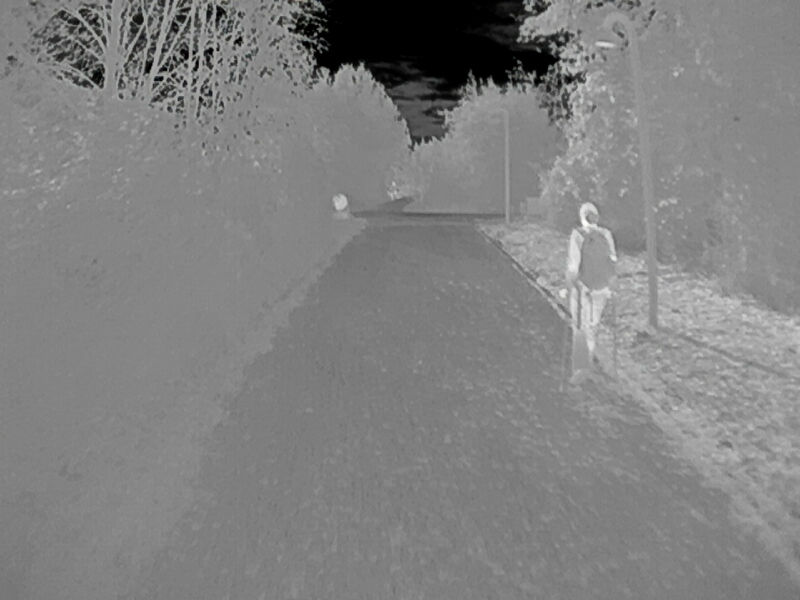
#> input picture catkin_ws/src/persondetection/src/testing/test_img/ircam1571825132561437576.png, 800 x 600 px
$ python -i thresholding.py   (imports and definitions only)   (older library calls are emulated)
#> lines starting #> are read from the running program, lines starting #| are printed output that depends on the picture; after the words box and inside, x2 and y2 are one past the last pixel; in counts of white or black regions, pixels touching at a corner belong together
#!/usr/bin/env python3
import glob
import cv2
import numpy as np
import matplotlib.pyplot as plt
from random import Random

from utils.boxes import *
from utils.img_utils import *
from utils.transformbox import get_boxes_zedframe

SHOW_PLOTS = True

folder = "src/persondetection/src/testing/"

masks = {
         'ircam1571825132561437576.png':[200,385, 550,615],
         'ircam1571825294694103257.png':[200,565, 500,642],
         'ircam1571746715348190652.png':[195,405,600,670],
         'ircam1571746625354059903.png':[170,245,415,445],
         'ircam1571825078917436229.png':[195,400,385,460],
         '1571825186737317588_IR.png':[180,265,580,625],
         '1571825142073643588_IR.png':[200,480,0,93]
         }


# Malisiewicz et al.
# [55 lines left out: function non_max_suppression_fast, not called in this run]

def detect_connected_components(imgpath):
#> called with imgpath = 'test_img/ircam1571825132561437576.png'
    orig_img = cv2.imread(imgpath,0)
#> orig_img: shape (600, 800); min 0, max 254, mean 128.3
    img_h, img_w = orig_img.shape[:2]
#> img_h = 600; img_w = 800
    img = orig_img.copy()
    #img = img[:,:,0]

    scale = 1
    delta = 0
    ddepth = cv2.CV_16S

    blur = cv2.GaussianBlur(img,(21,21),3)

    grad_x = cv2.Sobel(blur, ddepth, 1, 0, ksize=3, scale=scale, delta=delta, borderType=cv2.BORDER_DEFAULT)
    grad_y = cv2.Sobel(blur, ddepth, 0, 1, ksize=3, scale=scale, delta=delta, borderType=cv2.BORDER_DEFAULT)

    abs_grad_x = cv2.convertScaleAbs(grad_x)
    abs_grad_y = cv2.convertScaleAbs(grad_y)

    grad = cv2.addWeighted(abs_grad_x, 0.5, abs_grad_y, 0.5, 0)
    grad_binary = grad.copy()
    grad_binary[grad > 15] = 255
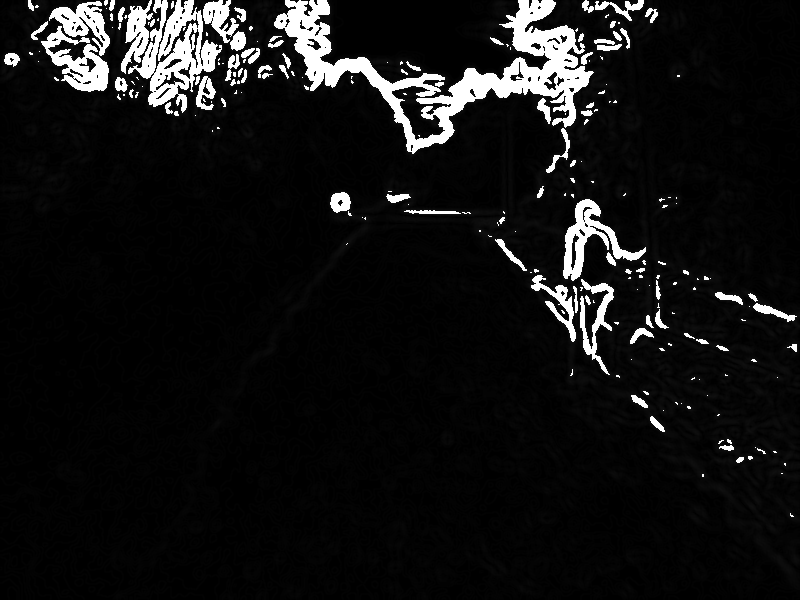
#> grad_binary: shape (600, 800); min 0, max 255, mean 19.7
    grad_binary[grad <= 15] = 0
#> grad_binary: shape (600, 800); 6.7% white; 214 white regions (132 under 20 px), largest, box (x1, y1, x2, y2) and area: (274, 0, 594, 154) 12319, (128, 0, 222, 113) 4212, (563, 199, 646, 281) 1994

    grads = [orig_img,blur,grad,grad_binary]

    plt.figure(num=None, figsize=(12, 4), dpi=300)
    for i in range(len(grads)):
        plt.subplot(1, len(grads), i + 1), plt.imshow(grads[i], 'gray')
        #plt.title(titles[i])
        plt.xticks([]), plt.yticks([])
#> this loop made 4 passes

    plt.savefig(folder+"results/sobel/"+imgpath.split("/")[-1], bbox_inches='tight')

    avgPixelIntensity = cv2.mean( img )
#> avgPixelIntensity = (128.3, 0, 0, 0)
    # print("Average intensity of image: ", avgPixelIntensity[0])
    avg = avgPixelIntensity[0]
#> avg = 128.3
    #thresh = avg + 0.9*avg
    thresh = avg * 1.14
#> thresh = 146.3

    img[img > thresh] = 255
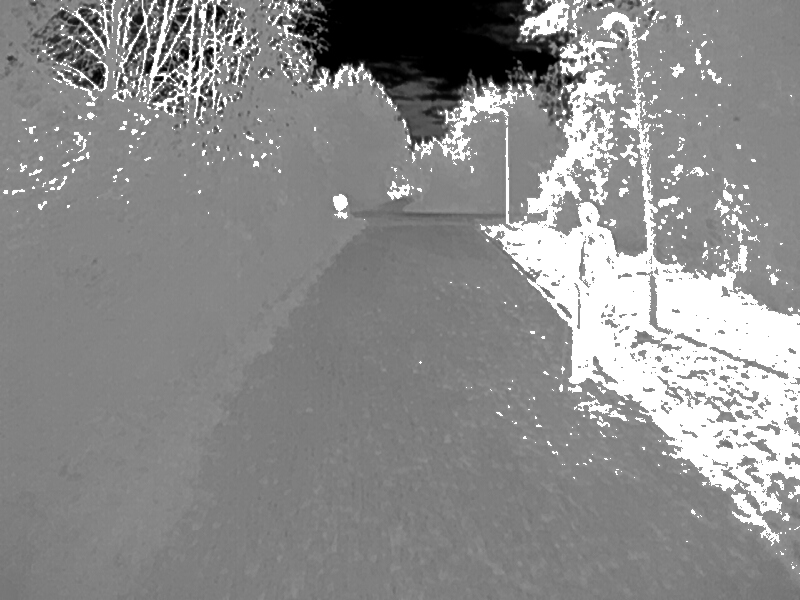
#> img: shape (600, 800); min 0, max 255, mean 140.4
    img[img <= thresh] = 0
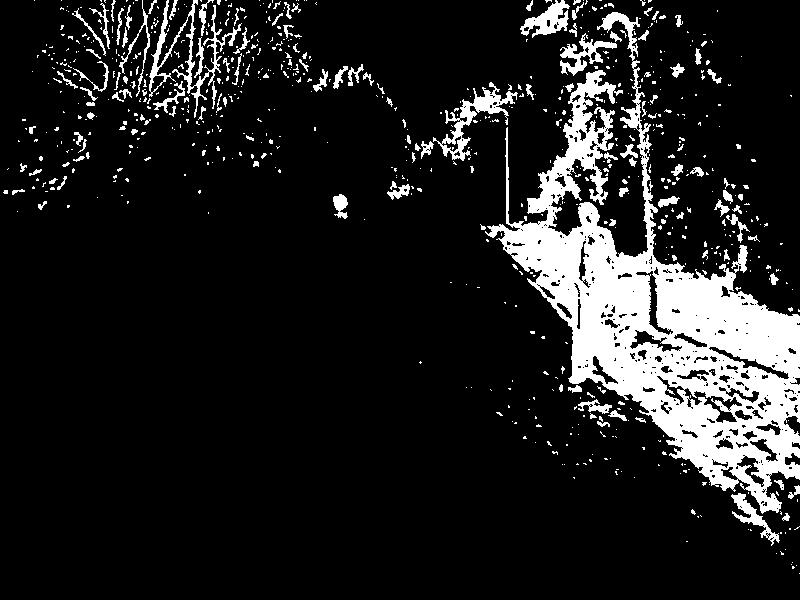
#> img: shape (600, 800); 12.8% white; 760 white regions (630 under 20 px), largest, box (x1, y1, x2, y2) and area: (485, 12, 800, 514) 45262, (149, 0, 242, 118) 1738, (433, 82, 518, 161) 1487
    img = 255 - img

    img = cv2.bilateralFilter(img,5, 3, 10)

    #based on https://stackoverflow.com/questions/40777826/detect-black-ink-blob-on-paper-opencv-android

    def random_color(random):
        """
        Return a random color
        """
        icolor = random.randint(0, 0xFFFFFF)
        return [icolor & 0xff, (icolor >> 8) & 0xff, (icolor >> 16) & 0xff]

    #Read as Grayscale
    if len(img.shape) == 2:
        cimg = cv2.cvtColor(img,cv2.COLOR_GRAY2BGR)
    else: cimg = img

    # bilateralFilter to remove noisy region, comment to see its affect.


    mask = 255 - img

    num_labels, labels, stats, centroids = cv2.connectedComponentsWithStats(mask, 8, cv2.CV_8U)
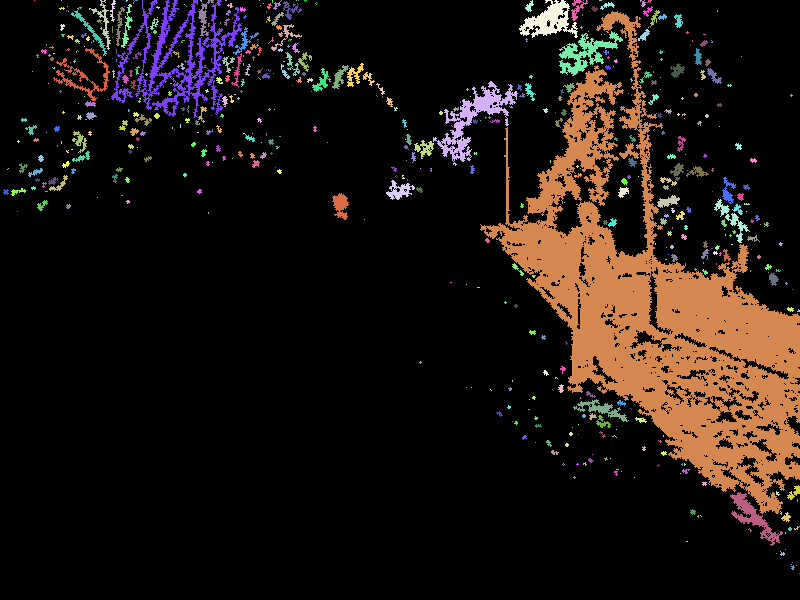
#> labels: shape (600, 800) int32; 561 distinct labels, from 0 to 560; one colour per label, 0 black
#> num_labels = 561; stats = 561 rows, first 6: [0, 0, 800, 600, 410871], [34, 0, 1, 1, 1], [61, 0, 1, 1, 1], [89, 0, 22, 50, 204], [110, 0, 6, 22, 51], [126, 0, 2, 2, 3]; centroids = 561 pairs, first value 5.5 to 799, second value 0 to 573

    #cv2.imwrite("3-connectedcomponent.jpg", labels)

    # create the random number
    random = Random()
    boxes = []

    for i in range(1, num_labels):
        left = stats[i, cv2.CC_STAT_LEFT]
        top = stats[i, cv2.CC_STAT_TOP]
        w = stats[i, cv2.CC_STAT_WIDTH]
        h = stats[i, cv2.CC_STAT_HEIGHT]

        #if h > 50 and top + h > 200:
        # print(total_score)
        box_color = (random_color(random))
        boxes.append((left, top, left + w, top + h))
        cv2.rectangle(cimg, (left, top), (left + w, top + h), box_color, 2)
#> this loop made 560 passes
#> (left, top, w, h) on passes 1 to 3: (34, 0, 1, 1), (61, 0, 1, 1), (89, 0, 22, 50)
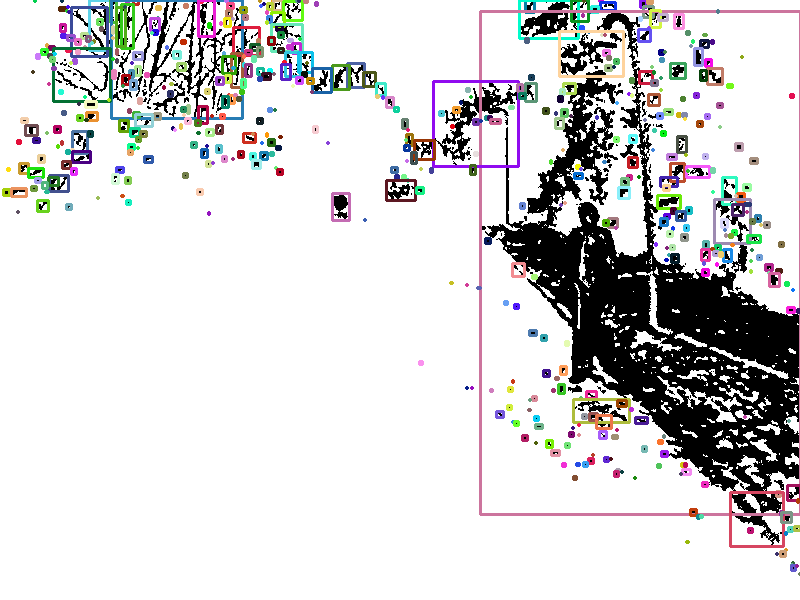
#> cimg: shape (600, 800, 3); mean B, G, R 214.8, 214.4, 214.9
#> after the loop, boxes = 560 items, first 6: (34, 0, 35, 1), (61, 0, 62, 1), (89, 0, 111, 50), (110, 0, 116, 22), (126, 0, 128, 2), (133, 0, 138, 4)

    grad_binary = 255 - grad_binary
    cgrad = cv2.cvtColor(grad_binary,cv2.COLOR_GRAY2BGR)
    mask = 255 - grad_binary

    num_labels, labels, stats, centroids = cv2.connectedComponentsWithStats(mask, 8, cv2.CV_8U)
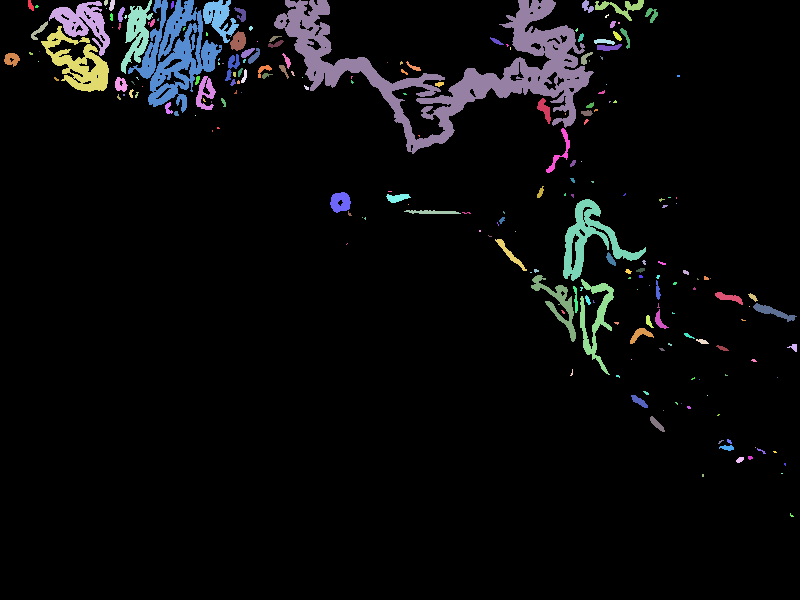
#> labels: shape (600, 800) int32; 215 distinct labels, from 0 to 214; one colour per label, 0 black
#> num_labels = 215; stats = 215 rows, first 6: [0, 0, 800, 600, 447657], [28, 0, 6, 11, 43], [49, 1, 61, 55, 1351], [104, 0, 4, 6, 19], [109, 0, 6, 11, 47], [121, 0, 32, 74, 1020]; centroids = 215 pairs, first value 11.3 to 793.4, second value 2.16 to 515

    #cv2.imwrite("3-connectedcomponent.jpg", labels)

    # create the random number
    random = Random()

    for i in range(1, num_labels):
        left = stats[i, cv2.CC_STAT_LEFT]
        top = stats[i, cv2.CC_STAT_TOP]
        w = stats[i, cv2.CC_STAT_WIDTH]
        h = stats[i, cv2.CC_STAT_HEIGHT]

        #if h > 50 and top + h > 200:
        # print(total_score)
        box_color = (random_color(random))
        boxes.append((left, top, left + w, top + h))
        cv2.rectangle(cgrad, (left, top), (left + w, top + h), box_color, 2)
#> this loop made 214 passes
#> (left, top, w, h) on passes 1 to 3: (28, 0, 6, 11), (49, 1, 61, 55), (104, 0, 4, 6)
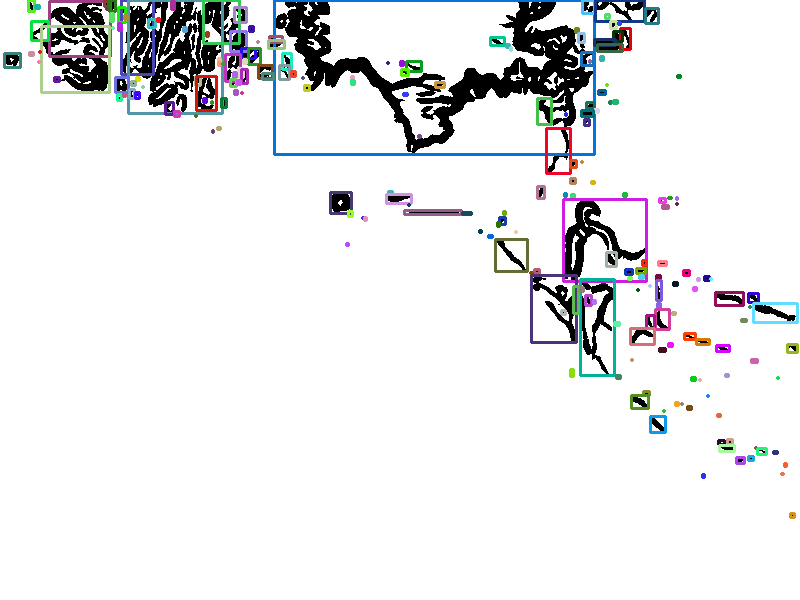
#> cgrad: shape (600, 800, 3); mean B, G, R 234.9, 233.8, 233.2

    # [5 lines of commented-out code are left out]

    images = [orig_img, cimg, cgrad]

    plt.figure(num=None, figsize=(12, 4), dpi=300)

    for i in range(len(images)):
        plt.subplot(1, len(images), i + 1), plt.imshow(images[i], 'gray')
        #plt.title(titles[i])
        plt.xticks([]), plt.yticks([])
#> this loop made 3 passes

    # plt.show()
    plt.savefig(folder+"results/connectedcomp/"+imgpath.split("/")[-1], bbox_inches='tight')
#> figure, not shown here; B, G, R data is drawn as R, G, B


    return cimg, boxes

# [57 lines left out: functions thresholding, histo, not called in this run]


# [19 lines not run here, left out]
    # histo(imgpath)

>>> result = detect_connected_components('test_img/ircam1571825132561437576.png')

$ run again, on catkin_ws/src/persondetection/src/testing/test_img/ircam1571825101471584759.png
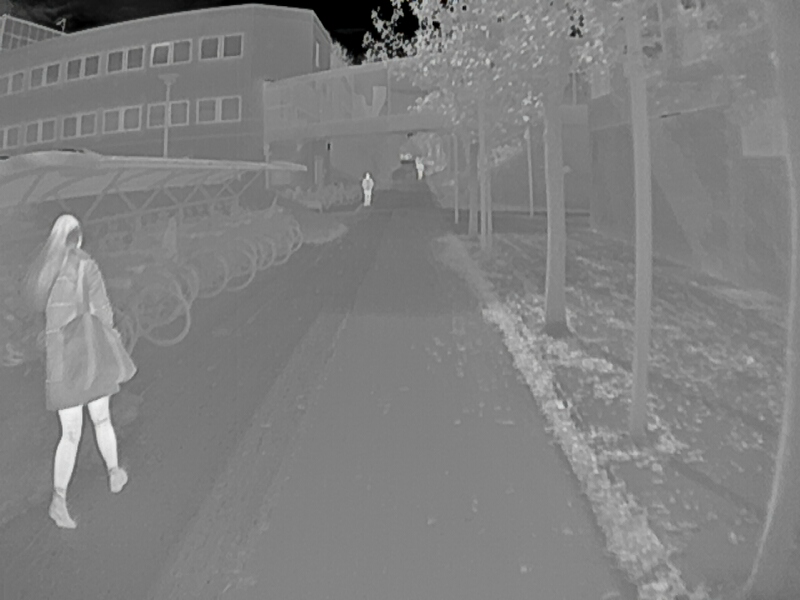
#> input picture catkin_ws/src/persondetection/src/testing/test_img/ircam1571825101471584759.png, 800 x 600 px
#> the loop in detect_connected_components, `for i in range(len(grads)):` made 4 passes
#> avgPixelIntensity = (127.9, 0, 0, 0)
#> avg = 127.9
#> thresh = 145.9
#> in detect_connected_components, `num_labels, labels, stats, centroids = cv2.connectedComponentsWithStat..`: num_labels = 587; stats = 587 rows, first 6: [0, 0, 800, 600, 431241], [391, 0, 2, 1, 2], [392, 0, 11, 8, 36], [346, 0, 148, 80, 2370], [429, 0, 1, 1, 1], [448, 0, 3, 2, 5]; centroids = 587 pairs, first value 0 to 793.7, second value 0 to 594.1
#> the loop in detect_connected_components, `for i in range(1, num_labels):` made 586 passes
#> (left, top, w, h) on passes 1 to 3: (391, 0, 2, 1), (392, 0, 11, 8), (346, 0, 148, 80)
#> after the loop in detect_connected_components, `for i in range(1, num_labels):`:
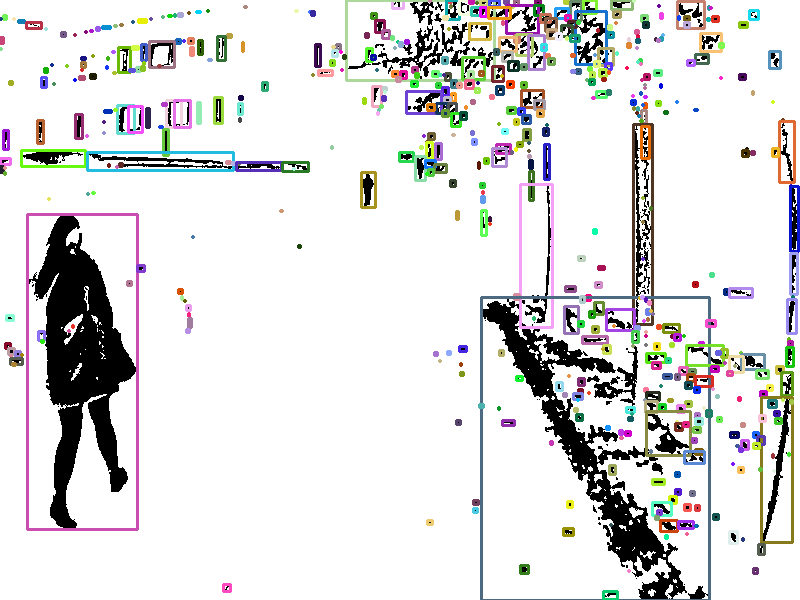
#> cimg: shape (600, 800, 3); mean B, G, R 222.3, 222.5, 222.9
#> after the loop in detect_connected_components, `for i in range(1, num_labels):`: boxes = 586 items, first 6: (391, 0, 393, 1), (392, 0, 403, 8), (346, 0, 494, 80), (429, 0, 430, 1), (448, 0, 451, 2), (446, 0, 459, 19)
#> in detect_connected_components, `num_labels, labels, stats, centroids = cv2.connectedComponentsWithStat..`: num_labels = 219; stats = 219 rows, first 6: [0, 0, 800, 600, 455483], [10, 1, 7, 6, 30], [0, 0, 444, 69, 7446], [416, 0, 10, 10, 74], [436, 0, 20, 14, 215], [680, 0, 16, 12, 112]; centroids = 219 pairs, first value 4.39 to 779, second value 3.33 to 597
#> the loop in detect_connected_components, `for i in range(1, num_labels):` made 218 passes
#> (left, top, w, h) on passes 1 to 3: (10, 1, 7, 6), (0, 0, 444, 69), (416, 0, 10, 10)
#> after the loop in detect_connected_components, `for i in range(1, num_labels):`:
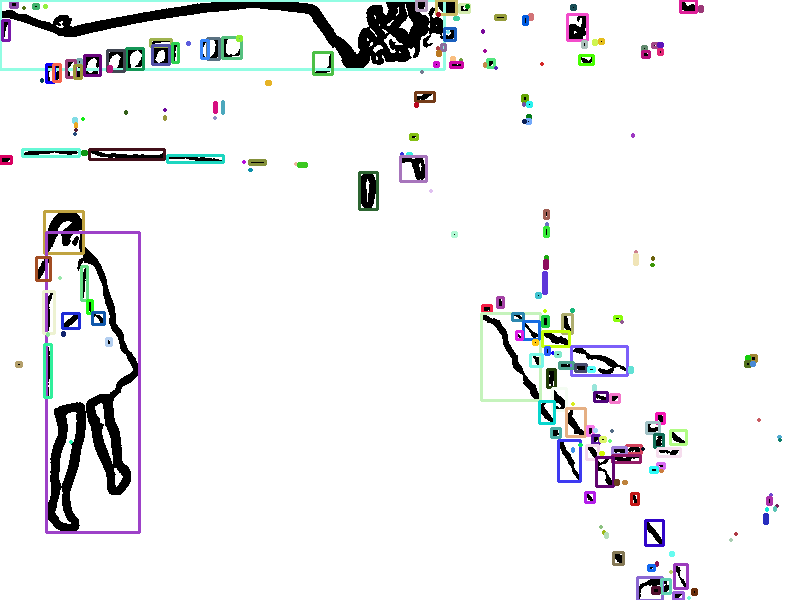
#> cgrad: shape (600, 800, 3); mean B, G, R 239.1, 238.3, 237.9
#> the loop in detect_connected_components, `for i in range(len(images)):` made 3 passes
